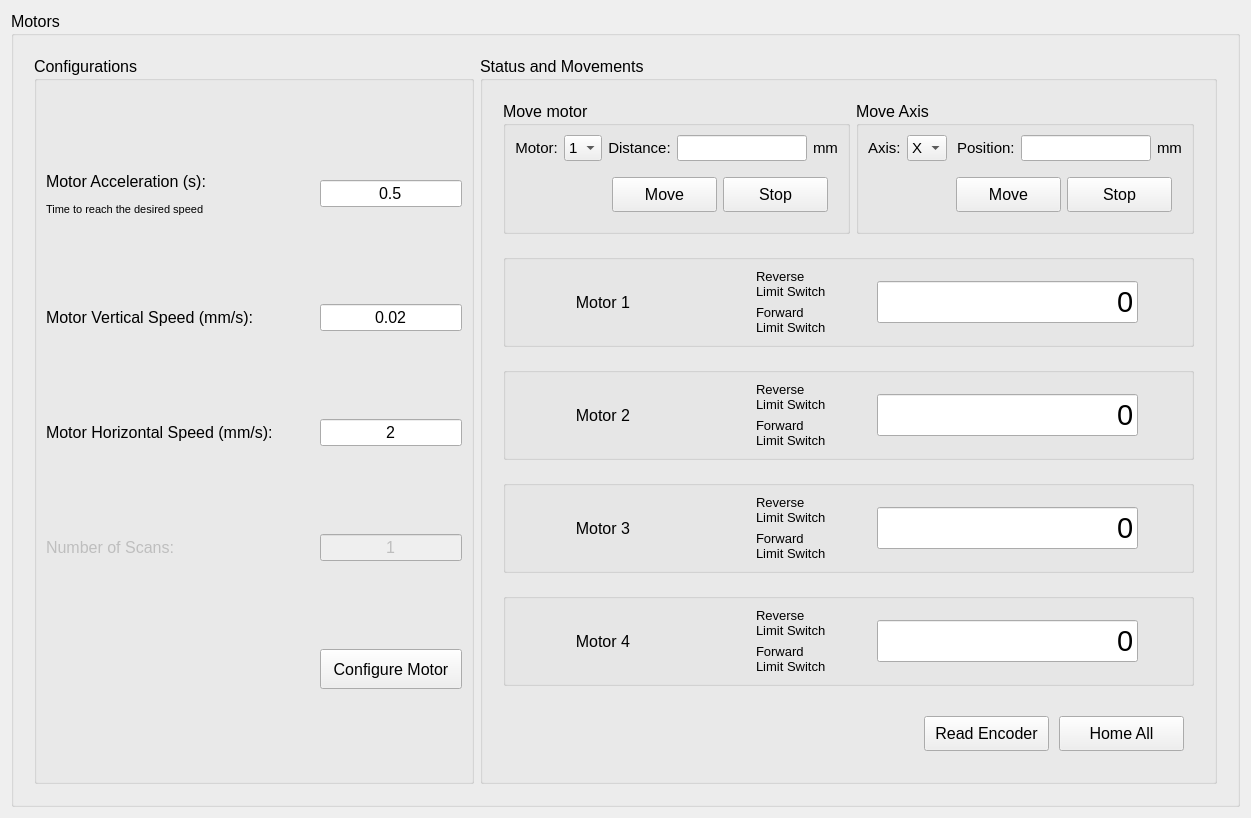
<?xml version="1.0" encoding="UTF-8"?>
<ui version="4.0">
 <class>MotorsWidget</class>
 <widget class="QWidget" name="MotorsWidget">
  <property name="geometry">
   <rect>
    <x>0</x>
    <y>0</y>
    <width>1226</width>
    <height>781</height>
   </rect>
  </property>
  <property name="windowTitle">
   <string>Form</string>
  </property>
  <layout class="QGridLayout" name="gridLayout">
   <item row="0" column="0">
    <widget class="QGroupBox" name="horizontalGroupBox">
     <property name="font">
      <font>
       <pointsize>12</pointsize>
      </font>
     </property>
     <property name="title">
      <string>Motors</string>
     </property>
     <layout class="QGridLayout" name="gridLayout_15">
      <property name="margin">
       <number>20</number>
      </property>
      <item row="0" column="2">
       <widget class="QGroupBox" name="gridGroupBox_2">
        <property name="sizePolicy">
         <sizepolicy hsizetype="Preferred" vsizetype="Preferred">
          <horstretch>0</horstretch>
          <verstretch>0</verstretch>
         </sizepolicy>
        </property>
        <property name="title">
         <string>Status and Movements</string>
        </property>
        <layout class="QGridLayout" name="gridLayout_7">
         <property name="verticalSpacing">
          <number>20</number>
         </property>
         <property name="margin">
          <number>20</number>
         </property>
         <item row="2" column="0" colspan="4">
          <widget class="QGroupBox" name="gridGroupBox_3">
           <layout class="QGridLayout" name="gridLayout_18">
            <item row="0" column="0" rowspan="2">
             <widget class="QLabel" name="label_23">
              <property name="font">
               <font>
                <pointsize>12</pointsize>
               </font>
              </property>
              <property name="text">
               <string>Motor 2</string>
              </property>
              <property name="alignment">
               <set>Qt::AlignRight|Qt::AlignTrailing|Qt::AlignVCenter</set>
              </property>
             </widget>
            </item>
            <item row="0" column="1">
             <widget class="QPushButton" name="signal_reverse_ls_2">
              <property name="enabled">
               <bool>false</bool>
              </property>
              <property name="text">
               <string/>
              </property>
              <property name="icon">
               <iconset>
                <normaloff>../../resources/img/green_light.png</normaloff>../../resources/img/green_light.png</iconset>
              </property>
              <property name="flat">
               <bool>true</bool>
              </property>
             </widget>
            </item>
            <item row="1" column="1">
             <widget class="QPushButton" name="signal_forward_ls_2">
              <property name="enabled">
               <bool>false</bool>
              </property>
              <property name="text">
               <string/>
              </property>
              <property name="icon">
               <iconset>
                <normaloff>../../resources/img/green_light.png</normaloff>../../resources/img/green_light.png</iconset>
              </property>
              <property name="flat">
               <bool>true</bool>
              </property>
             </widget>
            </item>
            <item row="0" column="4" rowspan="2">
             <widget class="QToolButton" name="tbt_home_2">
              <property name="enabled">
               <bool>false</bool>
              </property>
              <property name="text">
               <string/>
              </property>
              <property name="icon">
               <iconset>
                <normaloff>../../resources/img/home.png</normaloff>../../resources/img/home.png</iconset>
              </property>
              <property name="iconSize">
               <size>
                <width>30</width>
                <height>30</height>
               </size>
              </property>
              <property name="autoRaise">
               <bool>true</bool>
              </property>
             </widget>
            </item>
            <item row="1" column="2">
             <widget class="QLabel" name="label_34">
              <property name="font">
               <font>
                <pointsize>10</pointsize>
               </font>
              </property>
              <property name="text">
               <string>Forward
Limit Switch</string>
              </property>
             </widget>
            </item>
            <item row="0" column="2">
             <widget class="QLabel" name="label_31">
              <property name="font">
               <font>
                <pointsize>10</pointsize>
               </font>
              </property>
              <property name="text">
               <string>Reverse
Limit Switch</string>
              </property>
             </widget>
            </item>
            <item row="0" column="3" rowspan="2">
             <widget class="QLineEdit" name="le_encoder_reading_2">
              <property name="sizePolicy">
               <sizepolicy hsizetype="Preferred" vsizetype="Fixed">
                <horstretch>0</horstretch>
                <verstretch>0</verstretch>
               </sizepolicy>
              </property>
              <property name="font">
               <font>
                <pointsize>22</pointsize>
               </font>
              </property>
              <property name="text">
               <string>0</string>
              </property>
              <property name="alignment">
               <set>Qt::AlignRight|Qt::AlignTrailing|Qt::AlignVCenter</set>
              </property>
              <property name="readOnly">
               <bool>true</bool>
              </property>
             </widget>
            </item>
           </layout>
          </widget>
         </item>
         <item row="4" column="0" colspan="4">
          <widget class="QGroupBox" name="gridGroupBox_4">
           <layout class="QGridLayout" name="gridLayout_20">
            <item row="0" column="3" rowspan="2">
             <widget class="QLineEdit" name="le_encoder_reading_4">
              <property name="sizePolicy">
               <sizepolicy hsizetype="Preferred" vsizetype="Fixed">
                <horstretch>0</horstretch>
                <verstretch>0</verstretch>
               </sizepolicy>
              </property>
              <property name="font">
               <font>
                <pointsize>22</pointsize>
               </font>
              </property>
              <property name="text">
               <string>0</string>
              </property>
              <property name="alignment">
               <set>Qt::AlignRight|Qt::AlignTrailing|Qt::AlignVCenter</set>
              </property>
              <property name="readOnly">
               <bool>true</bool>
              </property>
             </widget>
            </item>
            <item row="0" column="2">
             <widget class="QLabel" name="label_37">
              <property name="font">
               <font>
                <pointsize>10</pointsize>
               </font>
              </property>
              <property name="text">
               <string>Reverse
Limit Switch</string>
              </property>
             </widget>
            </item>
            <item row="0" column="1">
             <widget class="QPushButton" name="signal_reverse_ls_4">
              <property name="enabled">
               <bool>false</bool>
              </property>
              <property name="text">
               <string/>
              </property>
              <property name="icon">
               <iconset>
                <normaloff>../../resources/img/green_light.png</normaloff>../../resources/img/green_light.png</iconset>
              </property>
              <property name="flat">
               <bool>true</bool>
              </property>
             </widget>
            </item>
            <item row="1" column="1">
             <widget class="QPushButton" name="signal_forward_ls_4">
              <property name="enabled">
               <bool>false</bool>
              </property>
              <property name="text">
               <string/>
              </property>
              <property name="icon">
               <iconset>
                <normaloff>../../resources/img/green_light.png</normaloff>../../resources/img/green_light.png</iconset>
              </property>
              <property name="flat">
               <bool>true</bool>
              </property>
             </widget>
            </item>
            <item row="1" column="2">
             <widget class="QLabel" name="label_38">
              <property name="font">
               <font>
                <pointsize>10</pointsize>
               </font>
              </property>
              <property name="text">
               <string>Forward
Limit Switch</string>
              </property>
             </widget>
            </item>
            <item row="0" column="0" rowspan="2">
             <widget class="QLabel" name="label_26">
              <property name="font">
               <font>
                <pointsize>12</pointsize>
               </font>
              </property>
              <property name="text">
               <string>Motor 4</string>
              </property>
              <property name="alignment">
               <set>Qt::AlignRight|Qt::AlignTrailing|Qt::AlignVCenter</set>
              </property>
             </widget>
            </item>
            <item row="0" column="4" rowspan="2">
             <widget class="QToolButton" name="tbt_home_4">
              <property name="enabled">
               <bool>false</bool>
              </property>
              <property name="text">
               <string/>
              </property>
              <property name="icon">
               <iconset>
                <normaloff>../../resources/img/home.png</normaloff>../../resources/img/home.png</iconset>
              </property>
              <property name="iconSize">
               <size>
                <width>30</width>
                <height>30</height>
               </size>
              </property>
              <property name="autoRaise">
               <bool>true</bool>
              </property>
             </widget>
            </item>
           </layout>
          </widget>
         </item>
         <item row="6" column="0" colspan="4">
          <layout class="QHBoxLayout" name="horizontalLayout">
           <property name="margin">
            <number>10</number>
           </property>
           <item>
            <spacer name="horizontalSpacer">
             <property name="orientation">
              <enum>Qt::Horizontal</enum>
             </property>
             <property name="sizeHint" stdset="0">
              <size>
               <width>40</width>
               <height>20</height>
              </size>
             </property>
            </spacer>
           </item>
           <item>
            <widget class="QPushButton" name="pbt_encoder_reading">
             <property name="minimumSize">
              <size>
               <width>125</width>
               <height>35</height>
              </size>
             </property>
             <property name="font">
              <font>
               <pointsize>12</pointsize>
              </font>
             </property>
             <property name="text">
              <string>Read Encoder</string>
             </property>
             <property name="icon">
              <iconset>
               <normaloff>../../resources/img/refresh.png</normaloff>../../resources/img/refresh.png</iconset>
             </property>
            </widget>
           </item>
           <item>
            <spacer name="horizontalSpacer_2">
             <property name="orientation">
              <enum>Qt::Horizontal</enum>
             </property>
             <property name="sizeType">
              <enum>QSizePolicy::Fixed</enum>
             </property>
             <property name="sizeHint" stdset="0">
              <size>
               <width>10</width>
               <height>20</height>
              </size>
             </property>
            </spacer>
           </item>
           <item>
            <widget class="QPushButton" name="pbt_home">
             <property name="minimumSize">
              <size>
               <width>125</width>
               <height>35</height>
              </size>
             </property>
             <property name="font">
              <font>
               <pointsize>12</pointsize>
              </font>
             </property>
             <property name="text">
              <string>Home All</string>
             </property>
             <property name="icon">
              <iconset>
               <normaloff>../../resources/img/home.png</normaloff>../../resources/img/home.png</iconset>
             </property>
             <property name="iconSize">
              <size>
               <width>20</width>
               <height>20</height>
              </size>
             </property>
            </widget>
           </item>
          </layout>
         </item>
         <item row="0" column="3">
          <widget class="QGroupBox" name="gridGroupBox_5">
           <property name="maximumSize">
            <size>
             <width>341</width>
             <height>16777215</height>
            </size>
           </property>
           <property name="font">
            <font>
             <pointsize>12</pointsize>
            </font>
           </property>
           <property name="title">
            <string>Move Axis</string>
           </property>
           <layout class="QGridLayout" name="gridLayout_21">
            <property name="margin">
             <number>9</number>
            </property>
            <item row="0" column="1">
             <layout class="QGridLayout" name="gridLayout_3">
              <item row="0" column="1">
               <widget class="QComboBox" name="cmb_axis">
                <property name="sizePolicy">
                 <sizepolicy hsizetype="Fixed" vsizetype="Fixed">
                  <horstretch>0</horstretch>
                  <verstretch>0</verstretch>
                 </sizepolicy>
                </property>
                <property name="font">
                 <font>
                  <pointsize>11</pointsize>
                 </font>
                </property>
                <item>
                 <property name="text">
                  <string>X</string>
                 </property>
                </item>
                <item>
                 <property name="text">
                  <string>Y</string>
                 </property>
                </item>
               </widget>
              </item>
              <item row="0" column="0">
               <widget class="QLabel" name="label_17">
                <property name="sizePolicy">
                 <sizepolicy hsizetype="Preferred" vsizetype="Fixed">
                  <horstretch>0</horstretch>
                  <verstretch>0</verstretch>
                 </sizepolicy>
                </property>
                <property name="font">
                 <font>
                  <pointsize>11</pointsize>
                 </font>
                </property>
                <property name="text">
                 <string>Axis:</string>
                </property>
               </widget>
              </item>
              <item row="0" column="2">
               <widget class="QLabel" name="label_18">
                <property name="sizePolicy">
                 <sizepolicy hsizetype="Preferred" vsizetype="Fixed">
                  <horstretch>0</horstretch>
                  <verstretch>0</verstretch>
                 </sizepolicy>
                </property>
                <property name="font">
                 <font>
                  <pointsize>11</pointsize>
                 </font>
                </property>
                <property name="text">
                 <string> Position:</string>
                </property>
               </widget>
              </item>
              <item row="0" column="3">
               <widget class="QLineEdit" name="le_axis_dist">
                <property name="sizePolicy">
                 <sizepolicy hsizetype="Fixed" vsizetype="Fixed">
                  <horstretch>0</horstretch>
                  <verstretch>0</verstretch>
                 </sizepolicy>
                </property>
                <property name="maximumSize">
                 <size>
                  <width>130</width>
                  <height>16777215</height>
                 </size>
                </property>
                <property name="font">
                 <font>
                  <pointsize>11</pointsize>
                 </font>
                </property>
                <property name="alignment">
                 <set>Qt::AlignCenter</set>
                </property>
               </widget>
              </item>
              <item row="0" column="4">
               <widget class="QLabel" name="label_19">
                <property name="font">
                 <font>
                  <pointsize>11</pointsize>
                 </font>
                </property>
                <property name="text">
                 <string>mm</string>
                </property>
               </widget>
              </item>
             </layout>
            </item>
            <item row="1" column="1">
             <layout class="QHBoxLayout" name="horizontalLayout_2">
              <property name="margin">
               <number>10</number>
              </property>
              <item>
               <spacer name="horizontalSpacer_3">
                <property name="orientation">
                 <enum>Qt::Horizontal</enum>
                </property>
                <property name="sizeHint" stdset="0">
                 <size>
                  <width>40</width>
                  <height>20</height>
                 </size>
                </property>
               </spacer>
              </item>
              <item>
               <widget class="QPushButton" name="pbt_move_axis">
                <property name="minimumSize">
                 <size>
                  <width>105</width>
                  <height>35</height>
                 </size>
                </property>
                <property name="font">
                 <font>
                  <pointsize>12</pointsize>
                 </font>
                </property>
                <property name="text">
                 <string>Move</string>
                </property>
                <property name="icon">
                 <iconset>
                  <normaloff>../../resources/img/play.png</normaloff>../../resources/img/play.png</iconset>
                </property>
                <property name="iconSize">
                 <size>
                  <width>25</width>
                  <height>35</height>
                 </size>
                </property>
               </widget>
              </item>
              <item>
               <widget class="QPushButton" name="pbt_stop_axis">
                <property name="minimumSize">
                 <size>
                  <width>105</width>
                  <height>35</height>
                 </size>
                </property>
                <property name="font">
                 <font>
                  <pointsize>12</pointsize>
                 </font>
                </property>
                <property name="text">
                 <string>Stop</string>
                </property>
                <property name="icon">
                 <iconset>
                  <normaloff>../../resources/img/stop_sign.png</normaloff>../../resources/img/stop_sign.png</iconset>
                </property>
                <property name="iconSize">
                 <size>
                  <width>22</width>
                  <height>22</height>
                 </size>
                </property>
               </widget>
              </item>
             </layout>
            </item>
           </layout>
          </widget>
         </item>
         <item row="0" column="0" colspan="3">
          <widget class="QGroupBox" name="groupBox_4">
           <property name="font">
            <font>
             <pointsize>12</pointsize>
            </font>
           </property>
           <property name="title">
            <string>Move motor</string>
           </property>
           <layout class="QGridLayout" name="gridLayout_8">
            <item row="7" column="0" colspan="3">
             <layout class="QHBoxLayout" name="horizontalLayout_4">
              <property name="margin">
               <number>10</number>
              </property>
              <item>
               <spacer name="horizontalSpacer_10">
                <property name="orientation">
                 <enum>Qt::Horizontal</enum>
                </property>
                <property name="sizeHint" stdset="0">
                 <size>
                  <width>40</width>
                  <height>20</height>
                 </size>
                </property>
               </spacer>
              </item>
              <item>
               <widget class="QPushButton" name="pbt_move_motor">
                <property name="minimumSize">
                 <size>
                  <width>105</width>
                  <height>35</height>
                 </size>
                </property>
                <property name="text">
                 <string>Move</string>
                </property>
                <property name="icon">
                 <iconset>
                  <normaloff>../../resources/img/play.png</normaloff>../../resources/img/play.png</iconset>
                </property>
                <property name="iconSize">
                 <size>
                  <width>25</width>
                  <height>35</height>
                 </size>
                </property>
               </widget>
              </item>
              <item>
               <widget class="QPushButton" name="pbt_stop_motor">
                <property name="minimumSize">
                 <size>
                  <width>105</width>
                  <height>35</height>
                 </size>
                </property>
                <property name="text">
                 <string>Stop</string>
                </property>
                <property name="icon">
                 <iconset>
                  <normaloff>../../resources/img/stop_sign.png</normaloff>../../resources/img/stop_sign.png</iconset>
                </property>
                <property name="iconSize">
                 <size>
                  <width>22</width>
                  <height>22</height>
                 </size>
                </property>
               </widget>
              </item>
             </layout>
            </item>
            <item row="0" column="0" colspan="3">
             <layout class="QGridLayout" name="gridLayout_9">
              <item row="0" column="4" rowspan="2">
               <widget class="QLabel" name="label_28">
                <property name="font">
                 <font>
                  <pointsize>11</pointsize>
                 </font>
                </property>
                <property name="text">
                 <string>mm</string>
                </property>
               </widget>
              </item>
              <item row="0" column="2" rowspan="2">
               <widget class="QLabel" name="label_27">
                <property name="sizePolicy">
                 <sizepolicy hsizetype="Preferred" vsizetype="Fixed">
                  <horstretch>0</horstretch>
                  <verstretch>0</verstretch>
                 </sizepolicy>
                </property>
                <property name="font">
                 <font>
                  <pointsize>11</pointsize>
                 </font>
                </property>
                <property name="text">
                 <string>Distance:</string>
                </property>
                <property name="alignment">
                 <set>Qt::AlignCenter</set>
                </property>
               </widget>
              </item>
              <item row="0" column="0" rowspan="2">
               <widget class="QLabel" name="label_21">
                <property name="sizePolicy">
                 <sizepolicy hsizetype="Preferred" vsizetype="Fixed">
                  <horstretch>0</horstretch>
                  <verstretch>0</verstretch>
                 </sizepolicy>
                </property>
                <property name="font">
                 <font>
                  <pointsize>11</pointsize>
                 </font>
                </property>
                <property name="text">
                 <string>Motor:</string>
                </property>
                <property name="alignment">
                 <set>Qt::AlignCenter</set>
                </property>
               </widget>
              </item>
              <item row="0" column="3" rowspan="2">
               <widget class="QLineEdit" name="le_motor_dist">
                <property name="sizePolicy">
                 <sizepolicy hsizetype="Fixed" vsizetype="Fixed">
                  <horstretch>0</horstretch>
                  <verstretch>0</verstretch>
                 </sizepolicy>
                </property>
                <property name="maximumSize">
                 <size>
                  <width>130</width>
                  <height>16777215</height>
                 </size>
                </property>
                <property name="font">
                 <font>
                  <pointsize>11</pointsize>
                 </font>
                </property>
                <property name="alignment">
                 <set>Qt::AlignCenter</set>
                </property>
               </widget>
              </item>
              <item row="0" column="1" rowspan="2">
               <widget class="QComboBox" name="cmb_motor">
                <property name="sizePolicy">
                 <sizepolicy hsizetype="Fixed" vsizetype="Fixed">
                  <horstretch>0</horstretch>
                  <verstretch>0</verstretch>
                 </sizepolicy>
                </property>
                <property name="font">
                 <font>
                  <pointsize>11</pointsize>
                 </font>
                </property>
                <item>
                 <property name="text">
                  <string>1</string>
                 </property>
                </item>
                <item>
                 <property name="text">
                  <string>2</string>
                 </property>
                </item>
                <item>
                 <property name="text">
                  <string>3</string>
                 </property>
                </item>
                <item>
                 <property name="text">
                  <string>4</string>
                 </property>
                </item>
               </widget>
              </item>
             </layout>
            </item>
           </layout>
          </widget>
         </item>
         <item row="3" column="0" colspan="4">
          <widget class="QGroupBox" name="gridGroupBox_6">
           <layout class="QGridLayout" name="gridLayout_19">
            <item row="0" column="0" rowspan="2">
             <widget class="QLabel" name="label_25">
              <property name="font">
               <font>
                <pointsize>12</pointsize>
               </font>
              </property>
              <property name="text">
               <string>Motor 3</string>
              </property>
              <property name="alignment">
               <set>Qt::AlignRight|Qt::AlignTrailing|Qt::AlignVCenter</set>
              </property>
             </widget>
            </item>
            <item row="0" column="3" rowspan="2">
             <widget class="QLineEdit" name="le_encoder_reading_3">
              <property name="sizePolicy">
               <sizepolicy hsizetype="Preferred" vsizetype="Fixed">
                <horstretch>0</horstretch>
                <verstretch>0</verstretch>
               </sizepolicy>
              </property>
              <property name="font">
               <font>
                <pointsize>22</pointsize>
               </font>
              </property>
              <property name="text">
               <string>0</string>
              </property>
              <property name="alignment">
               <set>Qt::AlignRight|Qt::AlignTrailing|Qt::AlignVCenter</set>
              </property>
              <property name="readOnly">
               <bool>true</bool>
              </property>
             </widget>
            </item>
            <item row="0" column="2">
             <widget class="QLabel" name="label_35">
              <property name="font">
               <font>
                <pointsize>10</pointsize>
               </font>
              </property>
              <property name="text">
               <string>Reverse
Limit Switch</string>
              </property>
             </widget>
            </item>
            <item row="1" column="1">
             <widget class="QPushButton" name="signal_forward_ls_3">
              <property name="enabled">
               <bool>false</bool>
              </property>
              <property name="text">
               <string/>
              </property>
              <property name="icon">
               <iconset>
                <normaloff>../../resources/img/green_light.png</normaloff>../../resources/img/green_light.png</iconset>
              </property>
              <property name="flat">
               <bool>true</bool>
              </property>
             </widget>
            </item>
            <item row="0" column="1">
             <widget class="QPushButton" name="signal_reverse_ls_3">
              <property name="enabled">
               <bool>false</bool>
              </property>
              <property name="text">
               <string/>
              </property>
              <property name="icon">
               <iconset>
                <normaloff>../../resources/img/green_light.png</normaloff>../../resources/img/green_light.png</iconset>
              </property>
              <property name="flat">
               <bool>true</bool>
              </property>
             </widget>
            </item>
            <item row="1" column="2">
             <widget class="QLabel" name="label_36">
              <property name="font">
               <font>
                <pointsize>10</pointsize>
               </font>
              </property>
              <property name="text">
               <string>Forward
Limit Switch</string>
              </property>
             </widget>
            </item>
            <item row="0" column="4" rowspan="2">
             <widget class="QToolButton" name="tbt_home_3">
              <property name="enabled">
               <bool>false</bool>
              </property>
              <property name="text">
               <string/>
              </property>
              <property name="icon">
               <iconset>
                <normaloff>../../resources/img/home.png</normaloff>../../resources/img/home.png</iconset>
              </property>
              <property name="iconSize">
               <size>
                <width>30</width>
                <height>30</height>
               </size>
              </property>
              <property name="autoRaise">
               <bool>true</bool>
              </property>
             </widget>
            </item>
           </layout>
          </widget>
         </item>
         <item row="1" column="0" colspan="4">
          <widget class="QGroupBox" name="gridGroupBox">
           <layout class="QGridLayout" name="gridLayout_17">
            <item row="1" column="3" rowspan="2">
             <widget class="QLineEdit" name="le_encoder_reading_1">
              <property name="sizePolicy">
               <sizepolicy hsizetype="Preferred" vsizetype="Fixed">
                <horstretch>0</horstretch>
                <verstretch>0</verstretch>
               </sizepolicy>
              </property>
              <property name="font">
               <font>
                <pointsize>22</pointsize>
               </font>
              </property>
              <property name="text">
               <string>0</string>
              </property>
              <property name="alignment">
               <set>Qt::AlignRight|Qt::AlignTrailing|Qt::AlignVCenter</set>
              </property>
              <property name="readOnly">
               <bool>true</bool>
              </property>
             </widget>
            </item>
            <item row="2" column="1">
             <widget class="QPushButton" name="signal_forward_ls_1">
              <property name="enabled">
               <bool>false</bool>
              </property>
              <property name="text">
               <string/>
              </property>
              <property name="icon">
               <iconset>
                <normaloff>../../resources/img/green_light.png</normaloff>../../resources/img/green_light.png</iconset>
              </property>
              <property name="flat">
               <bool>true</bool>
              </property>
             </widget>
            </item>
            <item row="2" column="2">
             <widget class="QLabel" name="label_22">
              <property name="font">
               <font>
                <pointsize>10</pointsize>
               </font>
              </property>
              <property name="text">
               <string>Forward
Limit Switch</string>
              </property>
             </widget>
            </item>
            <item row="1" column="1">
             <widget class="QPushButton" name="signal_reverse_ls_1">
              <property name="enabled">
               <bool>false</bool>
              </property>
              <property name="text">
               <string/>
              </property>
              <property name="icon">
               <iconset>
                <normaloff>../../resources/img/green_light.png</normaloff>../../resources/img/green_light.png</iconset>
              </property>
              <property name="flat">
               <bool>true</bool>
              </property>
             </widget>
            </item>
            <item row="1" column="2">
             <widget class="QLabel" name="label_10">
              <property name="font">
               <font>
                <pointsize>10</pointsize>
               </font>
              </property>
              <property name="text">
               <string>Reverse
Limit Switch</string>
              </property>
             </widget>
            </item>
            <item row="1" column="0" rowspan="2">
             <widget class="QLabel" name="label_24">
              <property name="font">
               <font>
                <pointsize>12</pointsize>
               </font>
              </property>
              <property name="text">
               <string>Motor 1</string>
              </property>
              <property name="alignment">
               <set>Qt::AlignRight|Qt::AlignTrailing|Qt::AlignVCenter</set>
              </property>
             </widget>
            </item>
            <item row="1" column="4" rowspan="2">
             <widget class="QToolButton" name="tbt_home_1">
              <property name="enabled">
               <bool>false</bool>
              </property>
              <property name="text">
               <string/>
              </property>
              <property name="icon">
               <iconset>
                <normaloff>../../resources/img/home.png</normaloff>../../resources/img/home.png</iconset>
              </property>
              <property name="iconSize">
               <size>
                <width>30</width>
                <height>30</height>
               </size>
              </property>
              <property name="toolButtonStyle">
               <enum>Qt::ToolButtonIconOnly</enum>
              </property>
              <property name="autoRaise">
               <bool>true</bool>
              </property>
             </widget>
            </item>
           </layout>
          </widget>
         </item>
        </layout>
       </widget>
      </item>
      <item row="0" column="0">
       <widget class="QGroupBox" name="gb_motor">
        <property name="sizePolicy">
         <sizepolicy hsizetype="Preferred" vsizetype="Preferred">
          <horstretch>0</horstretch>
          <verstretch>0</verstretch>
         </sizepolicy>
        </property>
        <property name="minimumSize">
         <size>
          <width>440</width>
          <height>0</height>
         </size>
        </property>
        <property name="title">
         <string>Configurations</string>
        </property>
        <layout class="QGridLayout" name="gridLayout_13">
         <item row="2" column="0">
          <widget class="QLabel" name="label_40">
           <property name="text">
            <string>Motor Horizontal Speed (mm/s):</string>
           </property>
          </widget>
         </item>
         <item row="1" column="0">
          <widget class="QLabel" name="label_39">
           <property name="text">
            <string>Motor Vertical Speed (mm/s):</string>
           </property>
          </widget>
         </item>
         <item row="0" column="0">
          <widget class="QLabel" name="label_32">
           <property name="text">
            <string>&lt;html&gt;&lt;head/&gt;&lt;body&gt;&lt;p&gt;Motor Acceleration (s):&lt;/p&gt;&lt;p&gt;&lt;span style=&quot; font-size:8pt;&quot;&gt;Time to reach the desired speed&lt;/span&gt;&lt;/p&gt;&lt;/body&gt;&lt;/html&gt;</string>
           </property>
          </widget>
         </item>
         <item row="3" column="1">
          <widget class="QLineEdit" name="le_n_of_scans">
           <property name="enabled">
            <bool>false</bool>
           </property>
           <property name="sizePolicy">
            <sizepolicy hsizetype="Fixed" vsizetype="Fixed">
             <horstretch>0</horstretch>
             <verstretch>0</verstretch>
            </sizepolicy>
           </property>
           <property name="text">
            <string>1</string>
           </property>
           <property name="alignment">
            <set>Qt::AlignCenter</set>
           </property>
          </widget>
         </item>
         <item row="1" column="1">
          <widget class="QLineEdit" name="le_motor_vspeed">
           <property name="sizePolicy">
            <sizepolicy hsizetype="Fixed" vsizetype="Fixed">
             <horstretch>0</horstretch>
             <verstretch>0</verstretch>
            </sizepolicy>
           </property>
           <property name="text">
            <string>0.02</string>
           </property>
           <property name="alignment">
            <set>Qt::AlignCenter</set>
           </property>
          </widget>
         </item>
         <item row="5" column="1">
          <widget class="QPushButton" name="pbt_config_motor">
           <property name="sizePolicy">
            <sizepolicy hsizetype="Minimum" vsizetype="Fixed">
             <horstretch>0</horstretch>
             <verstretch>0</verstretch>
            </sizepolicy>
           </property>
           <property name="minimumSize">
            <size>
             <width>0</width>
             <height>40</height>
            </size>
           </property>
           <property name="text">
            <string>Configure Motor</string>
           </property>
           <property name="icon">
            <iconset>
             <normaloff>../../resources/img/settings.png</normaloff>../../resources/img/settings.png</iconset>
           </property>
           <property name="iconSize">
            <size>
             <width>20</width>
             <height>20</height>
            </size>
           </property>
          </widget>
         </item>
         <item row="3" column="0">
          <widget class="QLabel" name="label_13">
           <property name="enabled">
            <bool>false</bool>
           </property>
           <property name="text">
            <string>Number of Scans:</string>
           </property>
           <property name="alignment">
            <set>Qt::AlignLeading|Qt::AlignLeft|Qt::AlignVCenter</set>
           </property>
          </widget>
         </item>
         <item row="0" column="1">
          <widget class="QLineEdit" name="le_motor_acceleration">
           <property name="sizePolicy">
            <sizepolicy hsizetype="Fixed" vsizetype="Fixed">
             <horstretch>0</horstretch>
             <verstretch>0</verstretch>
            </sizepolicy>
           </property>
           <property name="text">
            <string>0.5</string>
           </property>
           <property name="alignment">
            <set>Qt::AlignCenter</set>
           </property>
          </widget>
         </item>
         <item row="2" column="1">
          <widget class="QLineEdit" name="le_motor_hspeed">
           <property name="sizePolicy">
            <sizepolicy hsizetype="Fixed" vsizetype="Fixed">
             <horstretch>0</horstretch>
             <verstretch>0</verstretch>
            </sizepolicy>
           </property>
           <property name="text">
            <string>2</string>
           </property>
           <property name="alignment">
            <set>Qt::AlignCenter</set>
           </property>
          </widget>
         </item>
        </layout>
       </widget>
      </item>
      <item row="0" column="1">
       <spacer name="horizontalSpacer_4">
        <property name="orientation">
         <enum>Qt::Horizontal</enum>
        </property>
        <property name="sizeHint" stdset="0">
         <size>
          <width>40</width>
          <height>20</height>
         </size>
        </property>
       </spacer>
      </item>
     </layout>
    </widget>
   </item>
  </layout>
 </widget>
 <resources/>
 <connections/>
</ui>
